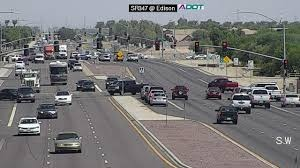
#> input picture HW_2/road.jpg, 300 x 168 px
$ python road_view.py
#> lines starting #> are read from the running program, lines starting #| are printed output that depends on the picture
import cv2
import numpy as np

img = cv2.imread("road.jpg")
#> img is the input picture: shape (168, 300, 3); mean B, G, R 118.6, 118.2, 118.8
# Dots sequence: Left Bottom - Right Bottom - Right Top - Left Top
scale = img.shape[0] / img.shape[1]
#> scale = 0.56
w = 640
h = int(scale * w)
#> h = 358

img_warp = cv2.resize(img, (w, h))
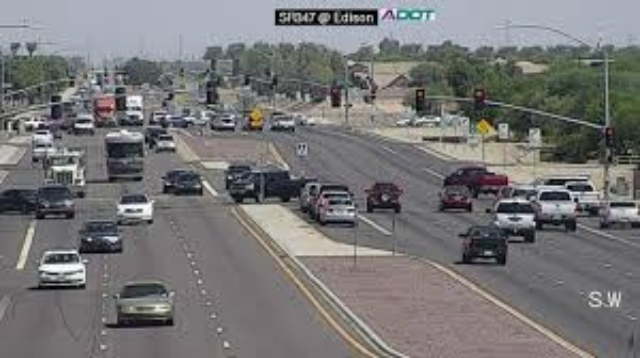
#> img_warp: shape (358, 640, 3); mean B, G, R 118.5, 118.1, 118.7
img_warp_n_clear = cv2.resize(img, (w, h))


def draw_circle(event, x, y, flags, param):
    global dot_num, isAllDots
    if event == cv2.EVENT_LBUTTONDBLCLK:
        dot_num += 1
        if dot_num >= len(dots):
            return 0
        dots[dot_num] = [x, y]
        cv2.circle(img_warp, dots[dot_num], 3, (255, 255, 0), -1)
        # if dot_num == 0:
        # elif dot_num == 1:
        if dot_num == 1:
            cv2.line(img_warp, dots[dot_num - 1], dots[dot_num], (0, 255, 0), 1)
        elif dot_num == 2:
            cv2.line(img_warp, dots[dot_num - 1], dots[dot_num], (0, 255, 0), 1)
        elif dot_num == 3:
            cv2.line(img_warp, dots[dot_num - 1], dots[dot_num], (0, 255, 0), 1)
            cv2.line(img_warp, dots[0], dots[dot_num], (0, 255, 0), 1)
            print(dots)
            isAllDots = 1


isAllDots = 0
dot_num = -1
dots = [[0, 0], [0, 0], [0, 0], [0, 0]]
print(dots)

cv2.imshow('img_warp', img_warp)
cv2.setMouseCallback('img_warp', draw_circle)

while not isAllDots:
    cv2.imshow('img_warp', img_warp)
    cv2.waitKey(25)

dots2 = np.float32(dots)
pts2 = np.float32([[0, 0], [500, 0], [500, 400], [0, 400]])
M = cv2.getPerspectiveTransform(dots2, pts2)
img_result = cv2.warpPerspective(img_warp_n_clear, M, (500, 400))
cv2.imshow('img_warp_new', img_result)

cv2.waitKey(0)
